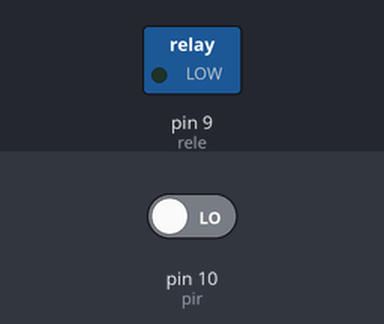
Simulated run of this sketch. Board: Arduino Uno, built with avr-gcc and run on an emulated ATmega328P. Parts: switched loads named in the sketch (green lamp = pin HIGH). The inputs (shaded band) are chosen by the test bench; at power-on: pin 10 (pir) LOW.

Above: at 1.2 s.
1.3 s: pin 10 (pir) driven HIGH
At 2.6 s:
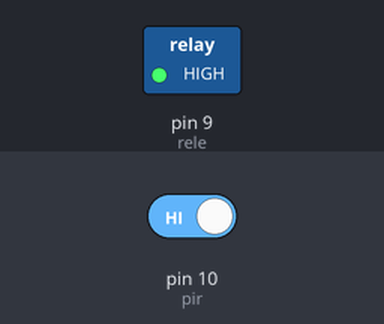
Timing chart, 0 to 4.3 s (numbered marks = the images above; inputs shaded):
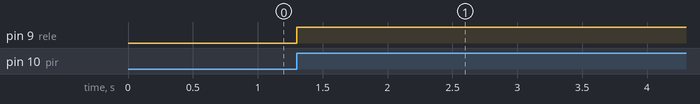

Measured:
- after the input at 1.3 s, pin 9 (rele): LOW → HIGH at once

The sketch:

pir.ino
```cpp
template <class EMA> inline Print & operator<<(Print &obj, EMA arg){
  obj.print(arg);
  return obj;
}
int pir = 10;
int rele = 9;
void setup() {
  pinMode(pir, INPUT);
  pinMode(rele,OUTPUT);
}

void loop() {
  if(digitalRead(pir)){
    digitalWrite(rele,HIGH);
    delay(20000);
    digitalWrite(rele,LOW);
    delay(3000);
  }
}
//Negativo, al negativo del Led
//Positivo, al comun del rele
//Normal Abierto, al positivo del led;
```
